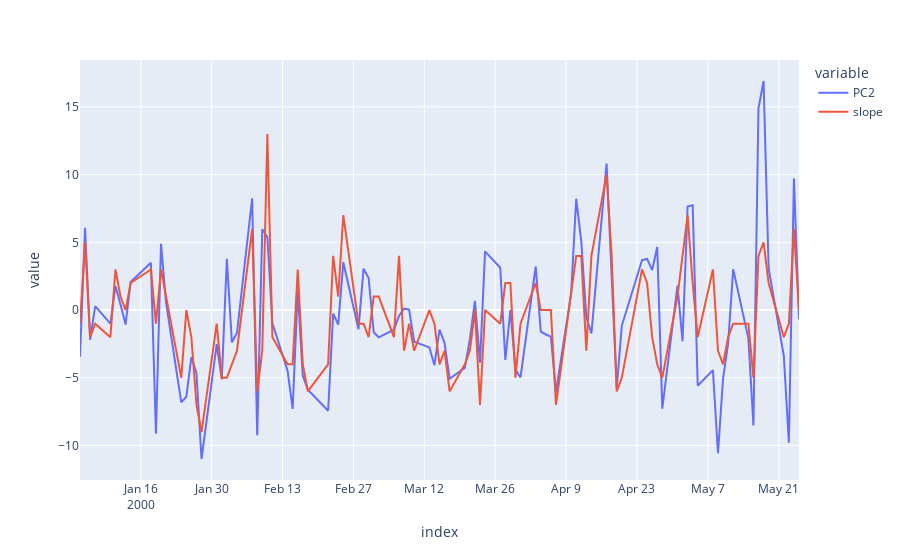

The notebook cell saved with this chart:
### Code cell
fig = px.line(principal_components[["PC2","slope"]].iloc[0:100,:])
fig.show()
